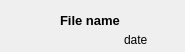
<?xml version="1.0" encoding="UTF-8"?>
<ui version="4.0">
 <class>Form</class>
 <widget class="QWidget" name="Form">
  <property name="geometry">
   <rect>
    <x>0</x>
    <y>0</y>
    <width>185</width>
    <height>52</height>
   </rect>
  </property>
  <property name="windowTitle">
   <string>Form</string>
  </property>
  <widget class="QWidget" name="widget" native="true">
   <property name="geometry">
    <rect>
     <x>0</x>
     <y>0</y>
     <width>181</width>
     <height>51</height>
    </rect>
   </property>
   <widget class="QLabel" name="label_4">
    <property name="geometry">
     <rect>
      <x>124</x>
      <y>30</y>
      <width>51</width>
      <height>20</height>
     </rect>
    </property>
    <property name="text">
     <string>date</string>
    </property>
   </widget>
   <widget class="QLabel" name="label_3">
    <property name="geometry">
     <rect>
      <x>60</x>
      <y>10</y>
      <width>91</width>
      <height>21</height>
     </rect>
    </property>
    <property name="text">
     <string>&lt;html&gt;&lt;head/&gt;&lt;body&gt;&lt;p&gt;&lt;span style=&quot; font-size:10pt; font-weight:600;&quot;&gt;File name&lt;/span&gt;&lt;/p&gt;&lt;/body&gt;&lt;/html&gt;</string>
    </property>
   </widget>
   <widget class="QLabel" name="label_2">
    <property name="geometry">
     <rect>
      <x>10</x>
      <y>10</y>
      <width>40</width>
      <height>40</height>
     </rect>
    </property>
    <property name="maximumSize">
     <size>
      <width>40</width>
      <height>40</height>
     </size>
    </property>
    <property name="text">
     <string/>
    </property>
    <property name="pixmap">
     <pixmap resource="res.qrc">:/doc.png</pixmap>
    </property>
    <property name="scaledContents">
     <bool>true</bool>
    </property>
   </widget>
  </widget>
 </widget>
 <resources>
  <include location="res.qrc"/>
 </resources>
 <connections/>
</ui>
